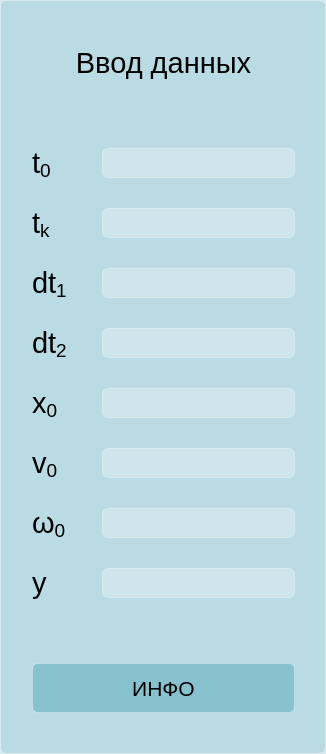
     <widget class="QGroupBox" name="data_input_groupBox">
      <property name="palette">
       <palette>
        <active>
         <colorrole role="WindowText">
          <brush brushstyle="SolidPattern">
           <color alpha="255">
            <red>0</red>
            <green>0</green>
            <blue>0</blue>
           </color>
          </brush>
         </colorrole>
         <colorrole role="Button">
          <brush brushstyle="SolidPattern">
           <color alpha="90">
            <red>136</red>
            <green>194</green>
            <blue>206</blue>
           </color>
          </brush>
         </colorrole>
         <colorrole role="Text">
          <brush brushstyle="SolidPattern">
           <color alpha="255">
            <red>0</red>
            <green>0</green>
            <blue>0</blue>
           </color>
          </brush>
         </colorrole>
         <colorrole role="ButtonText">
          <brush brushstyle="SolidPattern">
           <color alpha="255">
            <red>0</red>
            <green>0</green>
            <blue>0</blue>
           </color>
          </brush>
         </colorrole>
         <colorrole role="Base">
          <brush brushstyle="SolidPattern">
           <color alpha="90">
            <red>136</red>
            <green>194</green>
            <blue>206</blue>
           </color>
          </brush>
         </colorrole>
         <colorrole role="Window">
          <brush brushstyle="SolidPattern">
           <color alpha="90">
            <red>136</red>
            <green>194</green>
            <blue>206</blue>
           </color>
          </brush>
         </colorrole>
         <colorrole role="PlaceholderText">
          <brush brushstyle="SolidPattern">
           <color alpha="128">
            <red>0</red>
            <green>0</green>
            <blue>0</blue>
           </color>
          </brush>
         </colorrole>
        </active>
        <inactive>
         <colorrole role="WindowText">
          <brush brushstyle="SolidPattern">
           <color alpha="255">
            <red>0</red>
            <green>0</green>
            <blue>0</blue>
           </color>
          </brush>
         </colorrole>
         <colorrole role="Button">
          <brush brushstyle="SolidPattern">
           <color alpha="90">
            <red>136</red>
            <green>194</green>
            <blue>206</blue>
           </color>
          </brush>
         </colorrole>
         <colorrole role="Text">
          <brush brushstyle="SolidPattern">
           <color alpha="255">
            <red>0</red>
            <green>0</green>
            <blue>0</blue>
           </color>
          </brush>
         </colorrole>
         <colorrole role="ButtonText">
          <brush brushstyle="SolidPattern">
           <color alpha="255">
            <red>0</red>
            <green>0</green>
            <blue>0</blue>
           </color>
          </brush>
         </colorrole>
         <colorrole role="Base">
          <brush brushstyle="SolidPattern">
           <color alpha="90">
            <red>136</red>
            <green>194</green>
            <blue>206</blue>
           </color>
          </brush>
         </colorrole>
         <colorrole role="Window">
          <brush brushstyle="SolidPattern">
           <color alpha="90">
            <red>136</red>
            <green>194</green>
            <blue>206</blue>
           </color>
          </brush>
         </colorrole>
         <colorrole role="PlaceholderText">
          <brush brushstyle="SolidPattern">
           <color alpha="128">
            <red>0</red>
            <green>0</green>
            <blue>0</blue>
           </color>
          </brush>
         </colorrole>
        </inactive>
        <disabled>
         <colorrole role="WindowText">
          <brush brushstyle="SolidPattern">
           <color alpha="255">
            <red>0</red>
            <green>0</green>
            <blue>0</blue>
           </color>
          </brush>
         </colorrole>
         <colorrole role="Button">
          <brush brushstyle="SolidPattern">
           <color alpha="90">
            <red>136</red>
            <green>194</green>
            <blue>206</blue>
           </color>
          </brush>
         </colorrole>
         <colorrole role="Text">
          <brush brushstyle="SolidPattern">
           <color alpha="255">
            <red>0</red>
            <green>0</green>
            <blue>0</blue>
           </color>
          </brush>
         </colorrole>
         <colorrole role="ButtonText">
          <brush brushstyle="SolidPattern">
           <color alpha="255">
            <red>0</red>
            <green>0</green>
            <blue>0</blue>
           </color>
          </brush>
         </colorrole>
         <colorrole role="Base">
          <brush brushstyle="SolidPattern">
           <color alpha="90">
            <red>136</red>
            <green>194</green>
            <blue>206</blue>
           </color>
          </brush>
         </colorrole>
         <colorrole role="Window">
          <brush brushstyle="SolidPattern">
           <color alpha="90">
            <red>136</red>
            <green>194</green>
            <blue>206</blue>
           </color>
          </brush>
         </colorrole>
         <colorrole role="PlaceholderText">
          <brush brushstyle="SolidPattern">
           <color alpha="128">
            <red>0</red>
            <green>0</green>
            <blue>0</blue>
           </color>
          </brush>
         </colorrole>
        </disabled>
       </palette>
      </property>
      <property name="layoutDirection">
       <enum>Qt::LayoutDirection::LeftToRight</enum>
      </property>
      <property name="autoFillBackground">
       <bool>false</bool>
      </property>
      <property name="styleSheet">
       <string notr="true">background-color: rgba(136, 194, 206, 90);
border: 1px solid rgba(255, 255, 255, 80);
border-radius: 6px;
</string>
      </property>
      <layout class="QVBoxLayout" name="verticalLayout" stretch="1,0,1,2,2,2,2,2,2,2,2,1,1,1">
       <property name="spacing">
        <number>20</number>
       </property>
       <property name="sizeConstraint">
        <enum>QLayout::SizeConstraint::SetNoConstraint</enum>
       </property>
       <property name="leftMargin">
        <number>1</number>
       </property>
       <property name="topMargin">
        <number>1</number>
       </property>
       <property name="rightMargin">
        <number>0</number>
       </property>
       <property name="bottomMargin">
        <number>0</number>
       </property>
       <item>
        <spacer name="horizontalSpacer_23">
         <property name="orientation">
          <enum>Qt::Orientation::Horizontal</enum>
         </property>
         <property name="sizeHint" stdset="0">
          <size>
           <width>40</width>
           <height>40</height>
          </size>
         </property>
        </spacer>
       </item>
       <item>
        <layout class="QHBoxLayout" name="layout_input_data" stretch="0,15,0">
         <property name="spacing">
          <number>6</number>
         </property>
         <property name="sizeConstraint">
          <enum>QLayout::SizeConstraint::SetMinimumSize</enum>
         </property>
         <property name="leftMargin">
          <number>0</number>
         </property>
         <property name="topMargin">
          <number>1</number>
         </property>
         <item>
          <spacer name="horizontalSpacer_24">
           <property name="orientation">
            <enum>Qt::Orientation::Horizontal</enum>
           </property>
           <property name="sizeHint" stdset="0">
            <size>
             <width>40</width>
             <height>20</height>
            </size>
           </property>
          </spacer>
         </item>
         <item>
          <widget class="QLabel" name="label">
           <property name="minimumSize">
            <size>
             <width>200</width>
             <height>40</height>
            </size>
           </property>
           <property name="styleSheet">
            <string notr="true">background-color: none;
border: none;
border-radius: none;</string>
           </property>
           <property name="text">
            <string>&lt;html&gt;&lt;head/&gt;&lt;body&gt;&lt;p&gt;&lt;span style=&quot; font-size:22pt;&quot;&gt;Ввод данных&lt;/span&gt;&lt;/p&gt;&lt;/body&gt;&lt;/html&gt;</string>
           </property>
           <property name="alignment">
            <set>Qt::AlignmentFlag::AlignCenter</set>
           </property>
          </widget>
         </item>
         <item>
          <spacer name="horizontalSpacer_25">
           <property name="orientation">
            <enum>Qt::Orientation::Horizontal</enum>
           </property>
           <property name="sizeHint" stdset="0">
            <size>
             <width>40</width>
             <height>20</height>
            </size>
           </property>
          </spacer>
         </item>
        </layout>
       </item>
       <item>
        <spacer name="horizontalSpacer_26">
         <property name="orientation">
          <enum>Qt::Orientation::Horizontal</enum>
         </property>
         <property name="sizeHint" stdset="0">
          <size>
           <width>40</width>
           <height>40</height>
          </size>
         </property>
        </spacer>
       </item>
       <item>
        <layout class="QHBoxLayout" name="layout_t0" stretch="0,2,15,0">
         <item>
          <spacer name="horizontalSpacer_22">
           <property name="orientation">
            <enum>Qt::Orientation::Horizontal</enum>
           </property>
           <property name="sizeHint" stdset="0">
            <size>
             <width>30</width>
             <height>20</height>
            </size>
           </property>
          </spacer>
         </item>
         <item>
          <widget class="QLabel" name="label_t0">
           <property name="minimumSize">
            <size>
             <width>50</width>
             <height>40</height>
            </size>
           </property>
           <property name="styleSheet">
            <string notr="true">background-color: none;
border: none;
border-radius: none;</string>
           </property>
           <property name="text">
            <string>&lt;html&gt;&lt;head/&gt;&lt;body&gt;&lt;p&gt;&lt;span style=&quot; font-size:22pt;&quot;&gt;t&lt;/span&gt;&lt;span style=&quot; font-size:22pt; vertical-align:sub;&quot;&gt;0&lt;/span&gt;&lt;/p&gt;&lt;/body&gt;&lt;/html&gt;</string>
           </property>
           <property name="textFormat">
            <enum>Qt::TextFormat::AutoText</enum>
           </property>
           <property name="alignment">
            <set>Qt::AlignmentFlag::AlignLeading|Qt::AlignmentFlag::AlignLeft|Qt::AlignmentFlag::AlignVCenter</set>
           </property>
           <property name="wordWrap">
            <bool>false</bool>
           </property>
           <property name="openExternalLinks">
            <bool>false</bool>
           </property>
          </widget>
         </item>
         <item>
          <widget class="QLineEdit" name="entry_t0">
           <property name="minimumSize">
            <size>
             <width>0</width>
             <height>30</height>
            </size>
           </property>
           <property name="styleSheet">
            <string notr="true">background-color: rgba(255, 255, 255, 70);
border: 1px solid rgba(255, 255, 255, 80);
border-radius: 6px;
font-size: 16pt;
</string>
           </property>
           <property name="frame">
            <bool>true</bool>
           </property>
           <property name="alignment">
            <set>Qt::AlignmentFlag::AlignLeading|Qt::AlignmentFlag::AlignLeft|Qt::AlignmentFlag::AlignVCenter</set>
           </property>
          </widget>
         </item>
         <item>
          <spacer name="horizontalSpacer_18">
           <property name="orientation">
            <enum>Qt::Orientation::Horizontal</enum>
           </property>
           <property name="sizeHint" stdset="0">
            <size>
             <width>30</width>
             <height>20</height>
            </size>
           </property>
          </spacer>
         </item>
        </layout>
       </item>
       <item>
        <layout class="QHBoxLayout" name="layout_tk" stretch="0,2,15,0">
         <item>
          <spacer name="horizontalSpacer_21">
           <property name="orientation">
            <enum>Qt::Orientation::Horizontal</enum>
           </property>
           <property name="sizeHint" stdset="0">
            <size>
             <width>30</width>
             <height>20</height>
            </size>
           </property>
          </spacer>
         </item>
         <item>
          <widget class="QLabel" name="label_tk">
           <property name="minimumSize">
            <size>
             <width>50</width>
             <height>40</height>
            </size>
           </property>
           <property name="styleSheet">
            <string notr="true">background-color: none;
border: none;
border-radius: none;</string>
           </property>
           <property name="text">
            <string>&lt;html&gt;&lt;head/&gt;&lt;body&gt;&lt;p&gt;&lt;span style=&quot; font-size:22pt;&quot;&gt;t&lt;/span&gt;&lt;span style=&quot; font-size:22pt; vertical-align:sub;&quot;&gt;k&lt;/span&gt;&lt;/p&gt;&lt;/body&gt;&lt;/html&gt;</string>
           </property>
           <property name="alignment">
            <set>Qt::AlignmentFlag::AlignLeading|Qt::AlignmentFlag::AlignLeft|Qt::AlignmentFlag::AlignVCenter</set>
           </property>
          </widget>
         </item>
         <item>
          <widget class="QLineEdit" name="entry_tk">
           <property name="minimumSize">
            <size>
             <width>0</width>
             <height>30</height>
            </size>
           </property>
           <property name="styleSheet">
            <string notr="true">background-color: rgba(255, 255, 255, 70);
border: 1px solid rgba(255, 255, 255, 80);
border-radius: 6px;
font-size: 16pt;</string>
           </property>
          </widget>
         </item>
         <item>
          <spacer name="horizontalSpacer_17">
           <property name="orientation">
            <enum>Qt::Orientation::Horizontal</enum>
           </property>
           <property name="sizeHint" stdset="0">
            <size>
             <width>30</width>
             <height>20</height>
            </size>
           </property>
          </spacer>
         </item>
        </layout>
       </item>
       <item>
        <layout class="QHBoxLayout" name="layout_dt1" stretch="0,2,15,0">
         <item>
          <spacer name="horizontalSpacer_20">
           <property name="orientation">
            <enum>Qt::Orientation::Horizontal</enum>
           </property>
           <property name="sizeHint" stdset="0">
            <size>
             <width>30</width>
             <height>20</height>
            </size>
           </property>
          </spacer>
         </item>
         <item>
          <widget class="QLabel" name="label_dt1">
           <property name="minimumSize">
            <size>
             <width>50</width>
             <height>40</height>
            </size>
           </property>
           <property name="styleSheet">
            <string notr="true">background-color: none;
border: none;
border-radius: none;</string>
           </property>
           <property name="text">
            <string>&lt;html&gt;&lt;head/&gt;&lt;body&gt;&lt;p&gt;&lt;span style=&quot; font-size:22pt;&quot;&gt;dt&lt;/span&gt;&lt;span style=&quot; font-size:22pt; vertical-align:sub;&quot;&gt;1&lt;/span&gt;&lt;/p&gt;&lt;/body&gt;&lt;/html&gt;</string>
           </property>
           <property name="alignment">
            <set>Qt::AlignmentFlag::AlignLeading|Qt::AlignmentFlag::AlignLeft|Qt::AlignmentFlag::AlignVCenter</set>
           </property>
          </widget>
         </item>
         <item>
          <widget class="QLineEdit" name="entry_dt1">
           <property name="minimumSize">
            <size>
             <width>0</width>
             <height>30</height>
            </size>
           </property>
           <property name="styleSheet">
            <string notr="true">background-color: rgba(255, 255, 255, 70);
border: 1px solid rgba(255, 255, 255, 80);
border-radius: 6px;
font-size: 16pt;</string>
           </property>
          </widget>
         </item>
         <item>
          <spacer name="horizontalSpacer_16">
           <property name="orientation">
            <enum>Qt::Orientation::Horizontal</enum>
           </property>
           <property name="sizeHint" stdset="0">
            <size>
             <width>30</width>
             <height>20</height>
            </size>
           </property>
          </spacer>
         </item>
        </layout>
       </item>
       <item>
        <layout class="QHBoxLayout" name="layout_dt2" stretch="0,2,15,0">
         <item>
          <spacer name="horizontalSpacer_14">
           <property name="orientation">
            <enum>Qt::Orientation::Horizontal</enum>
           </property>
           <property name="sizeHint" stdset="0">
            <size>
             <width>30</width>
             <height>20</height>
            </size>
           </property>
          </spacer>
         </item>
         <item>
          <widget class="QLabel" name="label_dt2">
           <property name="minimumSize">
            <size>
             <width>50</width>
             <height>40</height>
            </size>
           </property>
           <property name="styleSheet">
            <string notr="true">background-color: none;
border: none;
border-radius: none;</string>
           </property>
           <property name="text">
            <string>&lt;html&gt;&lt;head/&gt;&lt;body&gt;&lt;p&gt;&lt;span style=&quot; font-size:22pt;&quot;&gt;dt&lt;/span&gt;&lt;span style=&quot; font-size:22pt; vertical-align:sub;&quot;&gt;2&lt;/span&gt;&lt;/p&gt;&lt;/body&gt;&lt;/html&gt;</string>
           </property>
           <property name="alignment">
            <set>Qt::AlignmentFlag::AlignLeading|Qt::AlignmentFlag::AlignLeft|Qt::AlignmentFlag::AlignVCenter</set>
           </property>
          </widget>
         </item>
         <item>
          <widget class="QLineEdit" name="entry_dt2">
           <property name="minimumSize">
            <size>
             <width>0</width>
             <height>30</height>
            </size>
           </property>
           <property name="styleSheet">
            <string notr="true">background-color: rgba(255, 255, 255, 70);
border: 1px solid rgba(255, 255, 255, 80);
border-radius: 6px;
font-size: 16pt;</string>
           </property>
           <property name="alignment">
            <set>Qt::AlignmentFlag::AlignLeading|Qt::AlignmentFlag::AlignLeft|Qt::AlignmentFlag::AlignVCenter</set>
           </property>
          </widget>
         </item>
         <item>
          <spacer name="horizontalSpacer_15">
           <property name="orientation">
            <enum>Qt::Orientation::Horizontal</enum>
           </property>
           <property name="sizeHint" stdset="0">
            <size>
             <width>30</width>
             <height>20</height>
            </size>
           </property>
          </spacer>
         </item>
        </layout>
       </item>
       <item>
        <layout class="QHBoxLayout" name="layout_x0" stretch="0,2,15,0">
         <item>
          <spacer name="horizontalSpacer_12">
           <property name="orientation">
            <enum>Qt::Orientation::Horizontal</enum>
           </property>
           <property name="sizeHint" stdset="0">
            <size>
             <width>30</width>
             <height>20</height>
            </size>
           </property>
          </spacer>
         </item>
         <item>
          <widget class="QLabel" name="label_x0">
           <property name="minimumSize">
            <size>
             <width>50</width>
             <height>40</height>
            </size>
           </property>
           <property name="styleSheet">
            <string notr="true">background-color: none;
border: none;
border-radius: none;</string>
           </property>
           <property name="text">
            <string>&lt;html&gt;&lt;head/&gt;&lt;body&gt;&lt;p&gt;&lt;span style=&quot; font-size:22pt;&quot;&gt;x&lt;/span&gt;&lt;span style=&quot; font-size:22pt; vertical-align:sub;&quot;&gt;0&lt;/span&gt;&lt;/p&gt;&lt;/body&gt;&lt;/html&gt;</string>
           </property>
           <property name="alignment">
            <set>Qt::AlignmentFlag::AlignLeading|Qt::AlignmentFlag::AlignLeft|Qt::AlignmentFlag::AlignVCenter</set>
           </property>
          </widget>
         </item>
         <item>
          <widget class="QLineEdit" name="entry_x0">
           <property name="minimumSize">
            <size>
             <width>0</width>
             <height>30</height>
            </size>
           </property>
           <property name="styleSheet">
            <string notr="true">background-color: rgba(255, 255, 255, 70);
border: 1px solid rgba(255, 255, 255, 80);
border-radius: 6px;
font-size: 16pt;</string>
           </property>
           <property name="alignment">
            <set>Qt::AlignmentFlag::AlignLeading|Qt::AlignmentFlag::AlignLeft|Qt::AlignmentFlag::AlignVCenter</set>
           </property>
          </widget>
         </item>
         <item>
          <spacer name="horizontalSpacer_13">
           <property name="orientation">
            <enum>Qt::Orientation::Horizontal</enum>
           </property>
           <property name="sizeHint" stdset="0">
            <size>
             <width>30</width>
             <height>20</height>
            </size>
           </property>
          </spacer>
         </item>
        </layout>
       </item>
       <item>
        <layout class="QHBoxLayout" name="layout_v0" stretch="0,2,15,0">
         <item>
          <spacer name="horizontalSpacer_11">
           <property name="orientation">
            <enum>Qt::Orientation::Horizontal</enum>
           </property>
           <property name="sizeHint" stdset="0">
            <size>
             <width>30</width>
             <height>20</height>
            </size>
           </property>
          </spacer>
         </item>
         <item>
          <widget class="QLabel" name="label_v0">
           <property name="minimumSize">
            <size>
             <width>50</width>
             <height>40</height>
            </size>
           </property>
           <property name="styleSheet">
            <string notr="true">background-color: none;
border: none;
border-radius: none;</string>
           </property>
           <property name="text">
            <string>&lt;html&gt;&lt;head/&gt;&lt;body&gt;&lt;p&gt;&lt;span style=&quot; font-size:22pt;&quot;&gt;v&lt;/span&gt;&lt;span style=&quot; font-size:22pt; vertical-align:sub;&quot;&gt;0&lt;/span&gt;&lt;/p&gt;&lt;/body&gt;&lt;/html&gt;</string>
           </property>
           <property name="alignment">
            <set>Qt::AlignmentFlag::AlignLeading|Qt::AlignmentFlag::AlignLeft|Qt::AlignmentFlag::AlignVCenter</set>
           </property>
          </widget>
         </item>
         <item>
          <widget class="QLineEdit" name="entry_v0">
           <property name="minimumSize">
            <size>
             <width>0</width>
             <height>30</height>
            </size>
           </property>
           <property name="styleSheet">
            <string notr="true">background-color: rgba(255, 255, 255, 70);
border: 1px solid rgba(255, 255, 255, 80);
border-radius: 6px;
font-size: 16pt;</string>
           </property>
          </widget>
         </item>
         <item>
          <spacer name="horizontalSpacer_10">
           <property name="orientation">
            <enum>Qt::Orientation::Horizontal</enum>
           </property>
           <property name="sizeHint" stdset="0">
            <size>
             <width>30</width>
             <height>20</height>
            </size>
           </property>
          </spacer>
         </item>
        </layout>
       </item>
       <item>
        <layout class="QHBoxLayout" name="layout_w0" stretch="0,2,15,0">
         <item>
          <spacer name="horizontalSpacer_6">
           <property name="orientation">
            <enum>Qt::Orientation::Horizontal</enum>
           </property>
           <property name="sizeHint" stdset="0">
            <size>
             <width>30</width>
             <height>20</height>
            </size>
           </property>
          </spacer>
         </item>
         <item>
          <widget class="QLabel" name="label_w0">
           <property name="minimumSize">
            <size>
             <width>50</width>
             <height>40</height>
            </size>
           </property>
           <property name="styleSheet">
            <string notr="true">background-color: none;
border: none;
border-radius: none;</string>
           </property>
           <property name="text">
            <string>&lt;html&gt;&lt;head/&gt;&lt;body&gt;&lt;p&gt;&lt;span style=&quot; font-size:22pt;&quot;&gt;ω&lt;/span&gt;&lt;span style=&quot; font-size:22pt; vertical-align:sub;&quot;&gt;0&lt;/span&gt;&lt;/p&gt;&lt;/body&gt;&lt;/html&gt;</string>
           </property>
           <property name="alignment">
            <set>Qt::AlignmentFlag::AlignLeading|Qt::AlignmentFlag::AlignLeft|Qt::AlignmentFlag::AlignVCenter</set>
           </property>
          </widget>
         </item>
         <item>
          <widget class="QLineEdit" name="entry_w0">
           <property name="minimumSize">
            <size>
             <width>0</width>
             <height>30</height>
            </size>
           </property>
           <property name="styleSheet">
            <string notr="true">background-color: rgba(255, 255, 255, 70);
border: 1px solid rgba(255, 255, 255, 80);
border-radius: 6px;
font-size: 16pt;</string>
           </property>
          </widget>
         </item>
         <item>
          <spacer name="horizontalSpacer_9">
           <property name="orientation">
            <enum>Qt::Orientation::Horizontal</enum>
           </property>
           <property name="sizeHint" stdset="0">
            <size>
             <width>30</width>
             <height>20</height>
            </size>
           </property>
          </spacer>
         </item>
        </layout>
       </item>
       <item>
        <layout class="QHBoxLayout" name="layout_y" stretch="0,2,15,0">
         <item>
          <spacer name="horizontalSpacer_5">
           <property name="orientation">
            <enum>Qt::Orientation::Horizontal</enum>
           </property>
           <property name="sizeHint" stdset="0">
            <size>
             <width>30</width>
             <height>20</height>
            </size>
           </property>
          </spacer>
         </item>
         <item>
          <widget class="QLabel" name="label_y">
           <property name="minimumSize">
            <size>
             <width>50</width>
             <height>40</height>
            </size>
           </property>
           <property name="styleSheet">
            <string notr="true">background-color: none;
border: none;
border-radius: none;</string>
           </property>
           <property name="text">
            <string>&lt;html&gt;&lt;head/&gt;&lt;body&gt;&lt;p&gt;&lt;span style=&quot; font-size:22pt;&quot;&gt;y&lt;/span&gt;&lt;/p&gt;&lt;/body&gt;&lt;/html&gt;</string>
           </property>
           <property name="alignment">
            <set>Qt::AlignmentFlag::AlignLeading|Qt::AlignmentFlag::AlignLeft|Qt::AlignmentFlag::AlignVCenter</set>
           </property>
          </widget>
         </item>
         <item>
          <widget class="QLineEdit" name="entry_y">
           <property name="minimumSize">
            <size>
             <width>0</width>
             <height>30</height>
            </size>
           </property>
           <property name="styleSheet">
            <string notr="true">background-color: rgba(255, 255, 255, 70);
border: 1px solid rgba(255, 255, 255, 80);
border-radius: 6px;
font-size: 16pt;</string>
           </property>
          </widget>
         </item>
         <item>
          <spacer name="horizontalSpacer_8">
           <property name="orientation">
            <enum>Qt::Orientation::Horizontal</enum>
           </property>
           <property name="sizeHint" stdset="0">
            <size>
             <width>30</width>
             <height>20</height>
            </size>
           </property>
          </spacer>
         </item>
        </layout>
       </item>
       <item>
        <spacer name="horizontalSpacer_29">
         <property name="orientation">
          <enum>Qt::Orientation::Horizontal</enum>
         </property>
         <property name="sizeHint" stdset="0">
          <size>
           <width>40</width>
           <height>40</height>
          </size>
         </property>
        </spacer>
       </item>
       <item>
        <layout class="QHBoxLayout" name="layout_info" stretch="0,17,0">
         <item>
          <spacer name="horizontalSpacer_4">
           <property name="orientation">
            <enum>Qt::Orientation::Horizontal</enum>
           </property>
           <property name="sizeHint" stdset="0">
            <size>
             <width>30</width>
             <height>20</height>
            </size>
           </property>
          </spacer>
         </item>
         <item>
          <widget class="QPushButton" name="button_info">
           <property name="minimumSize">
            <size>
             <width>100</width>
             <height>50</height>
            </size>
           </property>
           <property name="baseSize">
            <size>
             <width>100</width>
             <height>100</height>
            </size>
           </property>
           <property name="contextMenuPolicy">
            <enum>Qt::ContextMenuPolicy::DefaultContextMenu</enum>
           </property>
           <property name="layoutDirection">
            <enum>Qt::LayoutDirection::LeftToRight</enum>
           </property>
           <property name="styleSheet">
            <string notr="true">QPushButton {
border: 1px solid rgba(255, 255, 255, 80);
border-radius: 6px;
font-size: 16pt;
background-color: rgb(136, 194, 206); 
}

QPushButton:hover {
background-color: rgb(147, 208, 220);
}

QPushButton:pressed {
    background-color: rgb(110, 158, 167);
}</string>
           </property>
           <property name="text">
            <string>ИНФО</string>
           </property>
           <property name="icon">
            <iconset resource="res.qrc">
             <normaloff>:/icons/images/help.svg</normaloff>:/icons/images/help.svg</iconset>
           </property>
           <property name="iconSize">
            <size>
             <width>20</width>
             <height>20</height>
            </size>
           </property>
           <property name="autoRepeatDelay">
            <number>300</number>
           </property>
           <property name="autoDefault">
            <bool>false</bool>
           </property>
           <property name="default">
            <bool>false</bool>
           </property>
           <property name="flat">
            <bool>false</bool>
           </property>
          </widget>
         </item>
         <item>
          <spacer name="horizontalSpacer_3">
           <property name="orientation">
            <enum>Qt::Orientation::Horizontal</enum>
           </property>
           <property name="sizeHint" stdset="0">
            <size>
             <width>30</width>
             <height>20</height>
            </size>
           </property>
          </spacer>
         </item>
        </layout>
       </item>
       <item>
        <spacer name="horizontalSpacer_7">
         <property name="orientation">
          <enum>Qt::Orientation::Horizontal</enum>
         </property>
         <property name="sizeHint" stdset="0">
          <size>
           <width>40</width>
           <height>40</height>
          </size>
         </property>
        </spacer>
       </item>
      </layout>
     </widget>
